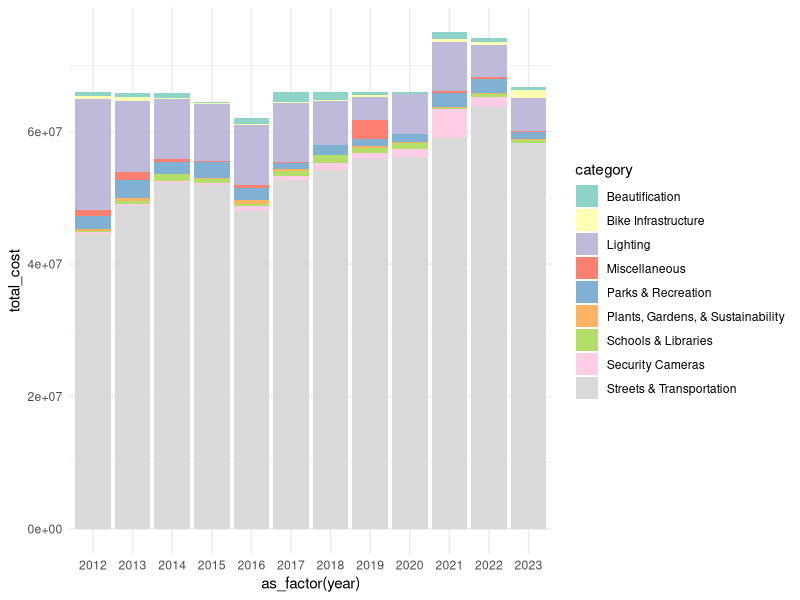
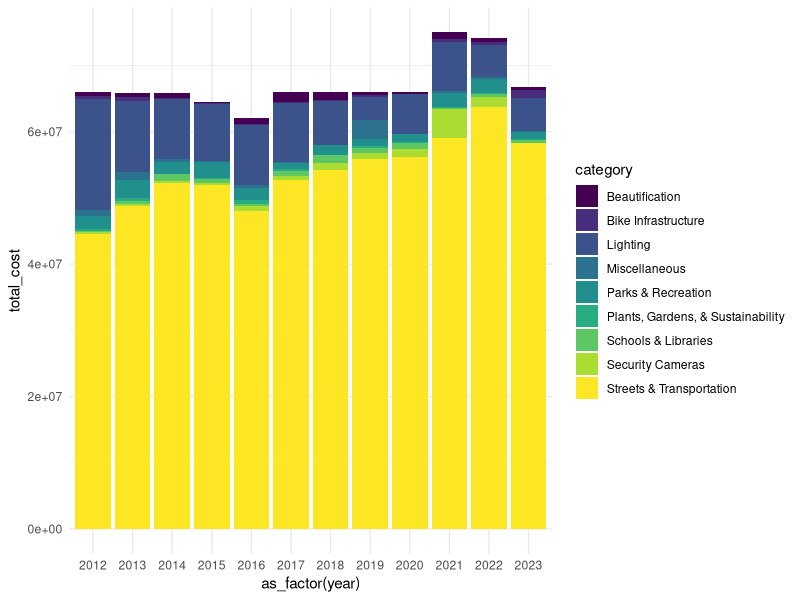
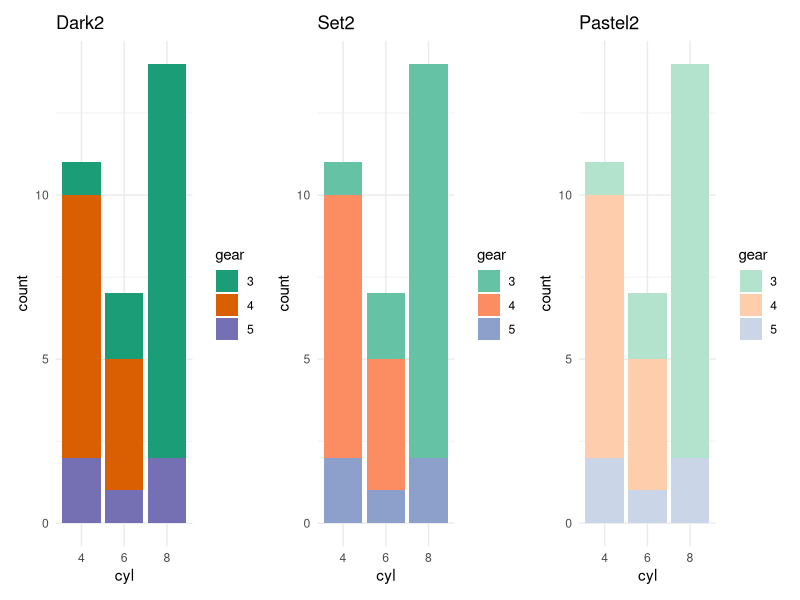
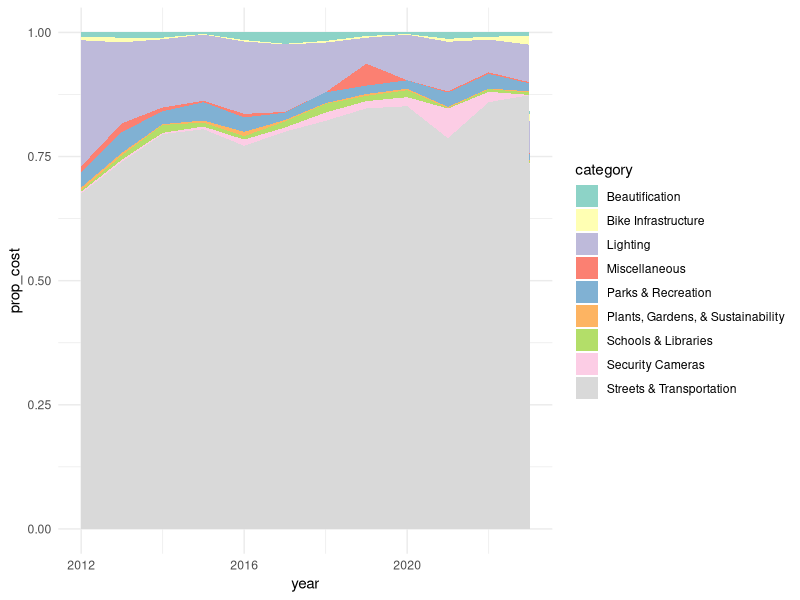
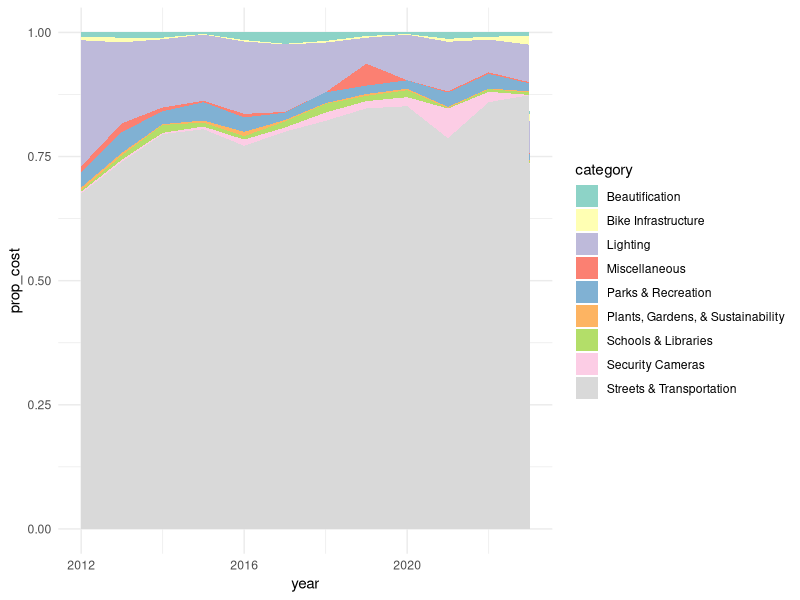
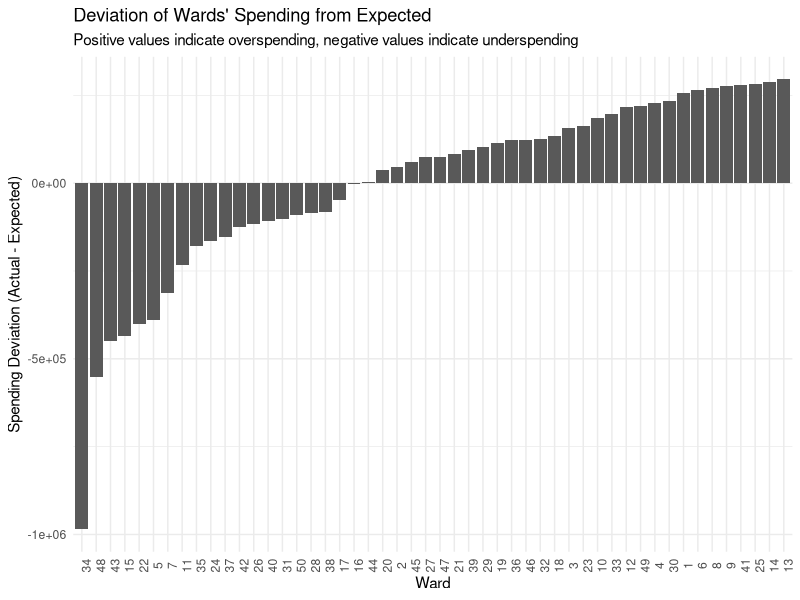
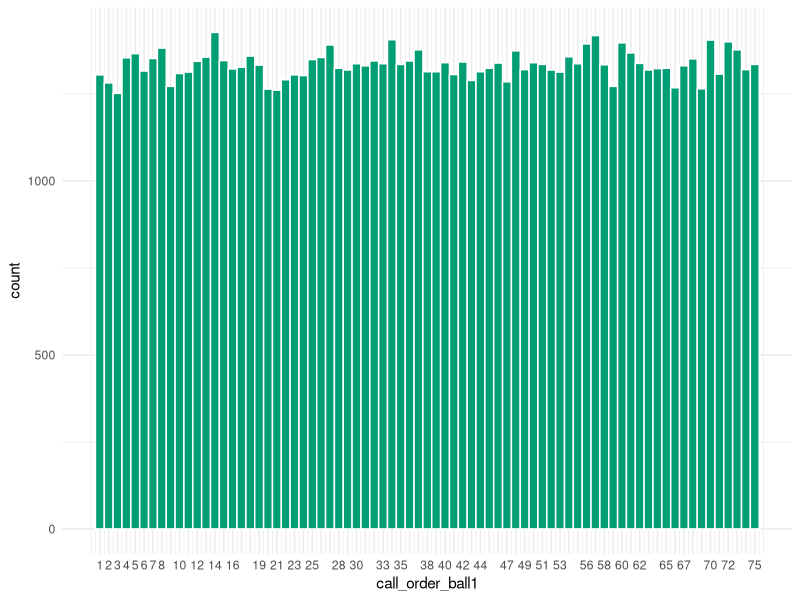
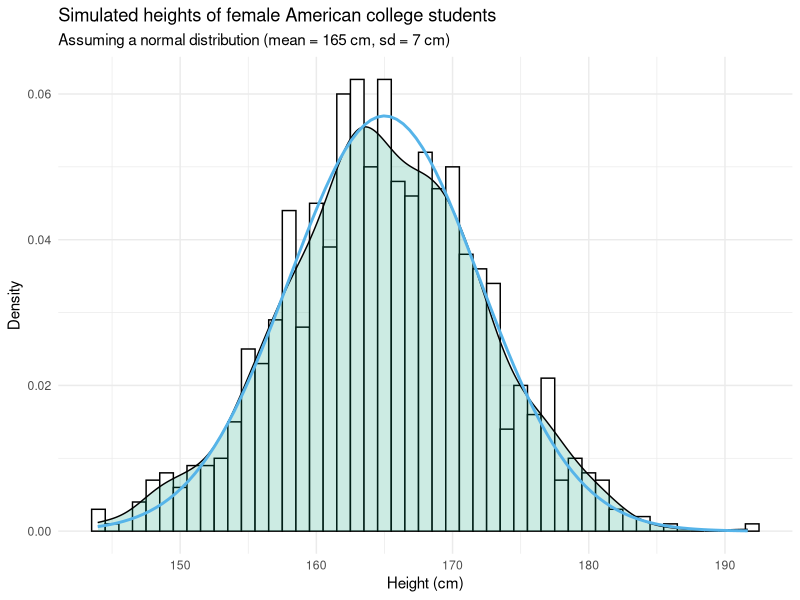

These charts were generated, in order, by the following R code:
## ---- chunk 1
library(tidyverse)
theme_set(theme_minimal())

funds <- read_csv("../data/chicago_spending.csv")

funds |> slice_sample(n = 5)
## ---- chunk 2
funds |>
  select(cost) |>
  slice_sample(n = 5) |>
  pull()

funds <- funds |>
  mutate(cost = parse_number(cost)) |>
  select(year, ward, cost, category)

funds |> slice_sample(n = 5)
## ---- chunk 3
funds |>
  filter(if_any(everything(), is.na))
## ---- chunk 4
funds |>
  group_by(category) |>
  summarize(total_cost = sum(cost)) |>
  mutate(prop_cost = total_cost / sum(total_cost)) |>
  arrange(desc(total_cost))
## ---- chunk 5
#| output-location: slide

funds |>
  group_by(year, category) |>
  summarize(total_cost = sum(cost)) |>
  ggplot(aes(x = as_factor(year), y = total_cost, fill = category)) +
  geom_col(position = "stack") +
  scale_fill_brewer(palette = "Set3")
## ---- chunk 6
#| output-location: slide
#| echo: false

funds |>
  group_by(year, category) |>
  summarize(total_cost = sum(cost)) |>
  ggplot(aes(x = as_factor(year), y = total_cost, fill = category)) +
  geom_col(position = "stack") +
  scale_fill_viridis_d()
## ---- chunk 7
#| echo: false

library(ggplot2)
library(patchwork)

# Convert cyl and gear to factors
mtcars$cyl <- factor(mtcars$cyl)
mtcars$gear <- factor(mtcars$gear)

# Plot 1: Dark2
p_dark2 <- ggplot(mtcars, aes(x = cyl, fill = gear)) +
  geom_bar() +
  scale_fill_brewer(palette = "Dark2") +
  labs(title = "Dark2")

# Plot 2: Set2
p_set2 <- ggplot(mtcars, aes(x = cyl, fill = gear)) +
  geom_bar() +
  scale_fill_brewer(palette = "Set2") +
  labs(title = "Set2")

# Plot 3: Pastel2
p_pastel2 <- ggplot(mtcars, aes(x = cyl, fill = gear)) +
  geom_bar() +
  scale_fill_brewer(palette = "Pastel2") +
  labs(title = "Pastel2")

# Combine all three plots in a 1x3 grid
p_dark2 | p_set2 | p_pastel2
## ---- chunk 8
#| output-location: slide


funds |>
  group_by(year, category) |>
  summarize(total_cost = sum(cost)) |>
  ungroup() |>
  group_by(year) |>
  mutate(prop_cost = total_cost / sum(total_cost)) |>
  ggplot(aes(x = year, y = prop_cost, fill = category)) +
  geom_area(position = "stack") +
  scale_fill_brewer(palette = "Set3")
## ---- chunk 9
#| output-location: slide

funds |>
  group_by(year, category) |>
  # .groups = "drop_last" drops `category` grouping, but keeps `year`:
  summarize(total_cost = sum(cost), .groups = "drop_last") |>
  mutate(prop_cost = total_cost / sum(total_cost)) |>
  ggplot(aes(x = year, y = prop_cost, fill = category)) +
  geom_area(position = "stack") +
  scale_fill_brewer(palette = "Set3")
## ---- chunk 10
funds |>
  group_by(ward) |>
  summarize(total_spend = sum(cost)) |>
  ungroup() |>
  filter(!is.na(total_spend)) |>
  summarize(
    mean_total_spend = mean(total_spend),
    sd_total_spend = sd(total_spend),
    cv_total_spend = sd_total_spend / mean_total_spend
  )
## ---- chunk 11
ward_spending <- funds |>
  group_by(category, ward) |>
  summarize(total_spend = sum(cost), .groups = "drop")

ward_outliers <- ward_spending |>
  group_by(category) |>
  mutate(
    Q1 = quantile(total_spend, 0.25),
    Q3 = quantile(total_spend, 0.75),
    IQR = Q3 - Q1,
    upper_bound = Q3 + 1.5 * IQR
  ) |>
  filter(total_spend >= upper_bound) |>
  ungroup()

ward_outliers |>
  mutate(spend_over_upper = total_spend - upper_bound) |>
  arrange(desc(spend_over_upper)) |>
  slice_head(n = 1)
## ---- chunk 12
#| output-location: slide

total_spending <- funds |>
  summarize(total_cost = sum(cost)) |>
  pull(total_cost)

ward_spending <- funds |>
  group_by(ward) |>
  summarize(ward_total = sum(cost), ) |>
  ungroup()

n_wards <- funds |>
  summarize(max_ward = max(ward)) |>
  pull(max_ward)

expected_spending <- total_spending / n_wards

ward_spending <- ward_spending |>
  mutate(
    expected_spend = expected_spending,
    deviation = ward_total - expected_spend
  ) |>
  arrange(desc(deviation))

ward_spending |>
  ggplot(aes(x = fct_reorder(factor(ward), deviation), y = deviation)) +
  geom_col() +
  labs(
    title = "Deviation of Wards' Spending from Expected",
    subtitle = "Positive values indicate overspending, negative values indicate underspending",
    x = "Ward",
    y = "Spending Deviation (Actual - Expected)"
  ) +
  theme(axis.text.x = element_text(angle = 90))
## ---- chunk 13
set.seed(1)

bingo_calls <- tibble(
  call_order = 1:75,
  ball = sample(1:75, size = 75, replace = FALSE)
)

bingo_calls |> slice_head(n = 5)
## ---- chunk 14
#| echo: false

set.seed(1)
n_games <- 100000
n_balls <- 75

bingo_sim <- tibble(game = 1:n_games) %>%
  mutate(call_order_ball1 = map_int(game, ~ {
    call_sequence <- sample(1:n_balls, size = n_balls, replace = FALSE)
    which(call_sequence == 1)
  }))
## ---- chunk 15
bingo_sim |> slice_sample(n = 5)
## ---- chunk 16
#| output-location: slide

bingo_sim |>
  ggplot(aes(x = call_order_ball1)) +
  geom_histogram(binwidth = 1, color = "white", fill = "#009E73") +
  scale_x_continuous(
    breaks = 1:n_balls,
    guide = guide_axis(check.overlap = TRUE)
  )
## ---- chunk 17
set.seed(1)

n <- 1000
mean_height <- 165 # in centimeters
sd_height <- 7 # in centimeters

women_heights <- tibble(
  student_id = 1:n,
  height = rnorm(n, mean = mean_height, sd = sd_height)
) |>
  mutate(
    total_inches = height / 2.54,
    feet = floor(total_inches / 12),
    inches = total_inches - feet * 12
  ) |>
  select(-total_inches)

women_heights |> slice_sample(n = 5)
## ---- chunk 18
#| echo: false

women_heights |>
  ggplot(aes(x = height)) +
  geom_histogram(
    aes(y = ..density..),
    binwidth = 1,
    fill = "white",
    color = "black"
  ) +
  geom_density(fill = "#009E73", alpha = 0.2) +
  stat_function(
    fun = dnorm, args = list(mean = mean_height, sd = sd_height),
    color = "#56B4E9", size = 1
  ) +
  labs(
    title = "Simulated heights of female American college students",
    subtitle = "Assuming a normal distribution (mean = 165 cm, sd = 7 cm)",
    x = "Height (cm)",
    y = "Density"
  )
